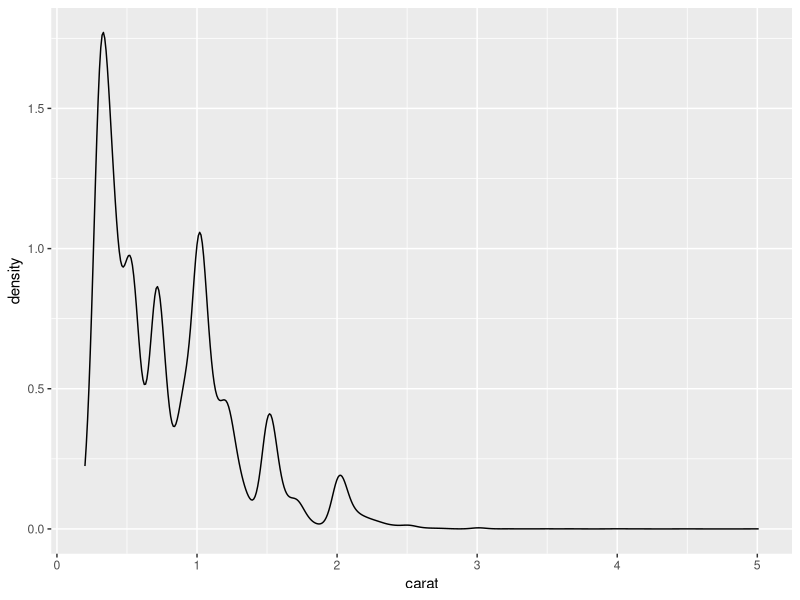
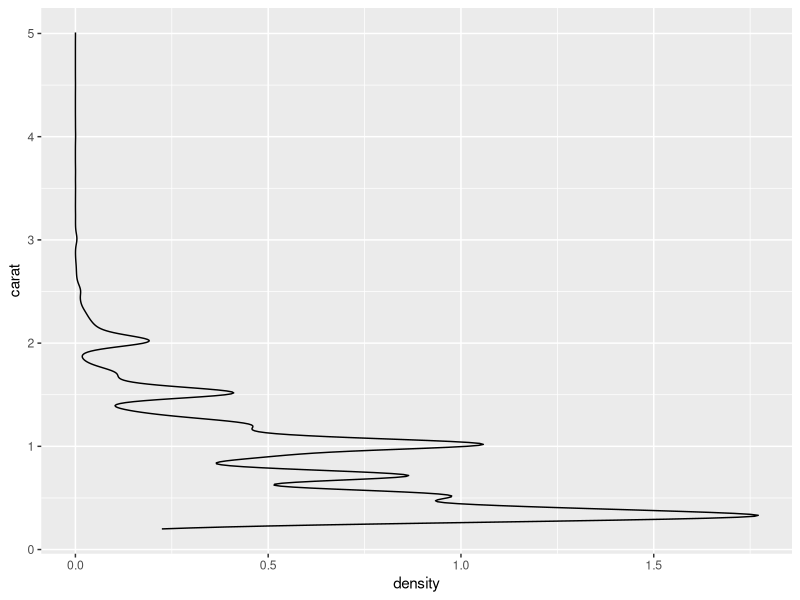
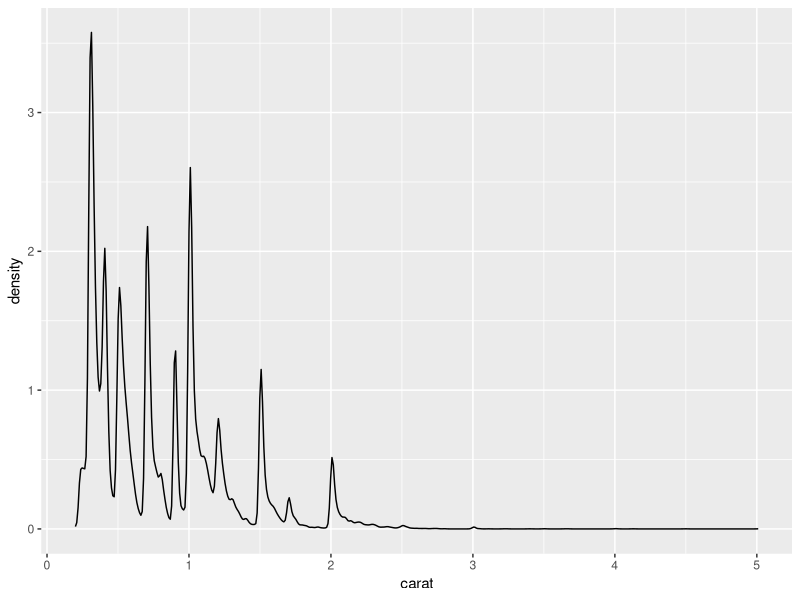
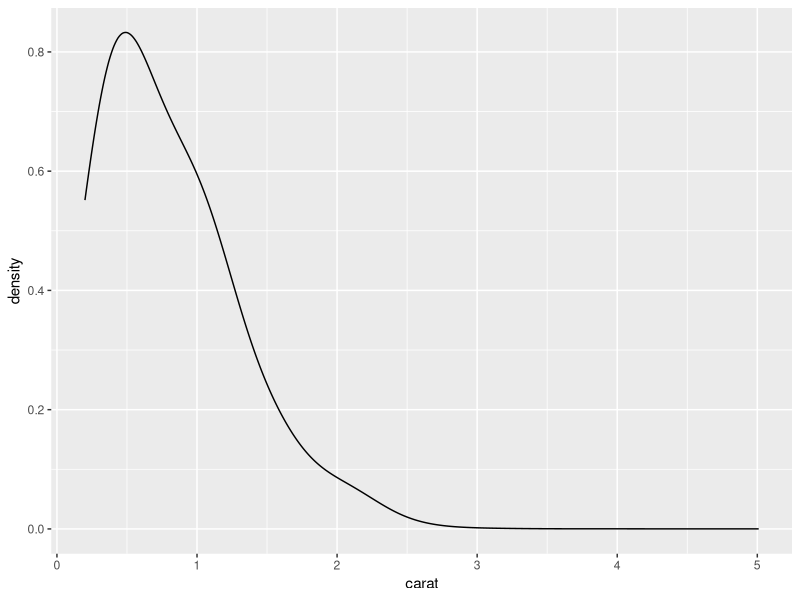
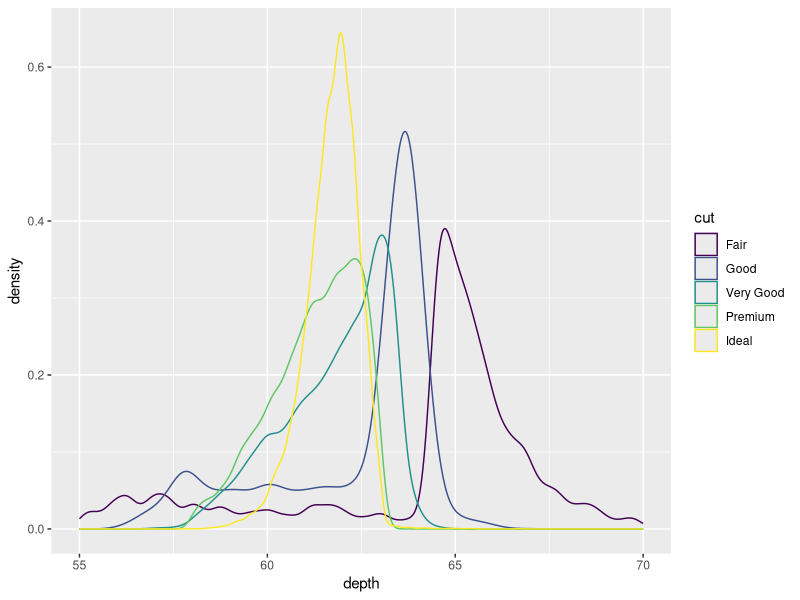
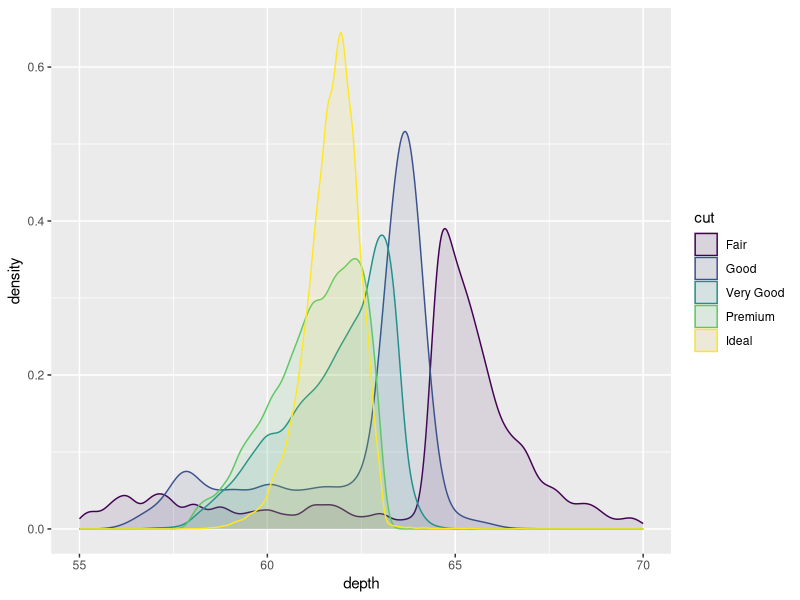
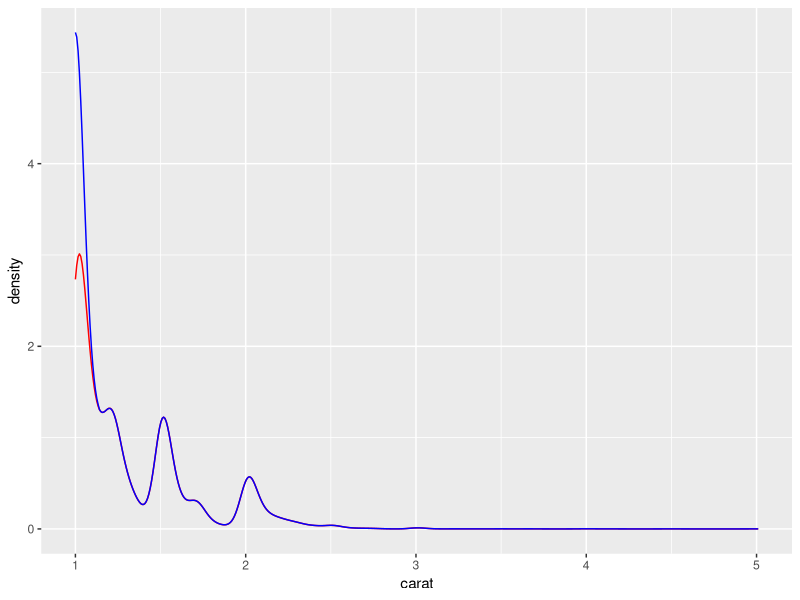
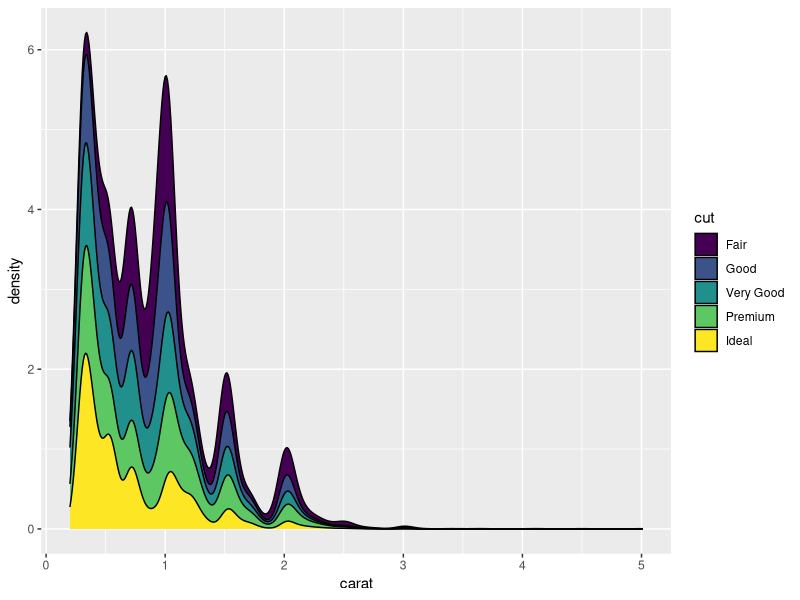

Reproduce these figures in R, in order.
# r2py crawler metadata
# package: ggplot2
# source_type: rd_example
# topic: geom_density.Rd
# source_file: C:\Users\bened\AppData\Local\R\win-library\4.5\ggplot2\help
# lines: 40

suppressPackageStartupMessages(library(ggplot2))
ggplot(diamonds, aes(carat)) +
  geom_density()
# Map the values to y to flip the orientation
ggplot(diamonds, aes(y = carat)) +
  geom_density()

ggplot(diamonds, aes(carat)) +
  geom_density(adjust = 1/5)
ggplot(diamonds, aes(carat)) +
  geom_density(adjust = 5)

ggplot(diamonds, aes(depth, colour = cut)) +
  geom_density() +
  xlim(55, 70)
ggplot(diamonds, aes(depth, fill = cut, colour = cut)) +
  geom_density(alpha = 0.1) +
  xlim(55, 70)

# Use `bounds` to adjust computation for known data limits
big_diamonds <- diamonds[diamonds$carat >= 1, ]
ggplot(big_diamonds, aes(carat)) +
  geom_density(color = 'red') +
  geom_density(bounds = c(1, Inf), color = 'blue')


# Stacked density plots: if you want to create a stacked density plot, you
# probably want to 'count' (density * n) variable instead of the default
# density

# Loses marginal densities
ggplot(diamonds, aes(carat, fill = cut)) +
  geom_density(position = "stack")
# Preserves marginal densities
ggplot(diamonds, aes(carat, after_stat(count), fill = cut)) +
  geom_density(position = "stack")

# You can use position="fill" to produce a conditional density estimate
ggplot(diamonds, aes(carat, after_stat(count), fill = cut)) +
  geom_density(position = "fill")
